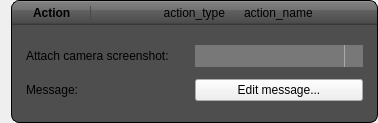
<?xml version="1.0" encoding="UTF-8"?>
<ui version="4.0">
 <class>FormActionPush</class>
 <widget class="QWidget" name="FormActionPush">
  <property name="geometry">
   <rect>
    <x>0</x>
    <y>0</y>
    <width>378</width>
    <height>123</height>
   </rect>
  </property>
  <property name="windowTitle">
   <string>Form</string>
  </property>
  <layout class="QVBoxLayout" name="verticalLayout">
   <property name="spacing">
    <number>0</number>
   </property>
   <property name="topMargin">
    <number>0</number>
   </property>
   <property name="rightMargin">
    <number>0</number>
   </property>
   <property name="bottomMargin">
    <number>0</number>
   </property>
   <item>
    <widget class="QFrame" name="frameHeader">
     <property name="styleSheet">
      <string notr="true">#frameHeader
{
	background: qlineargradient(x1: 0, y1: 0, x2: 0, y2: 1, stop: 0 #a6a6a6, stop: 0.08 #7f7f7f, stop: 0.39999 #717171, stop: 0.4 #626262, stop: 0.9 #4c4c4c, stop: 1 #333333);
	padding: 5px;
	border: 1px solid black;
	border-top-left-radius: 8px;
	border-top-right-radius: 8px;
	border-bottom: none;
}
#FormActionMail
{
	border: 1px solid black;
	border-radius: 8px;
}
#FormActionMail QLabel
{
	color: white;
}
#frameHeader #labelTitle
{
	font-weight: bold;
	padding-right: 15px;
	border: 1px solid rgb(75, 75, 75);
	border-top: none;
	border-bottom: none;
	border-left: none;
}
#frameContent
{
	background-color: rgb(78, 78, 78);
	padding: 5px;
	border: 1px solid black;
	border-top: none;
	border-bottom-right-radius: 8px;
	border-bottom-left-radius: 8px;
}
#frameContent .buttonStyled
{
	color: #333;
	border: 2px solid #555;
	border-radius: 11px;
	padding: 5px;
	background: qradialgradient(cx: 0.3, cy: -0.4, fx: 0.3, fy: -0.4, radius: 1.35, stop: 0 #fff, stop: 1 #888);
	min-width: 80px;
}
#frameContent .buttonStyled:hover
{
	background: qradialgradient(cx: 0.3, cy: -0.4, fx: 0.3, fy: -0.4, radius: 1.35, stop: 0 #fff, stop: 1 #bbb);
}
#frameContent .buttonStyled:pressed
{
	background: qradialgradient(cx: 0.4, cy: -0.1, fx: 0.4, fy: -0.1, radius: 1.35, stop: 0 #fff, stop: 1 #ddd);
}
#frameContent QComboBox
{
	border: none;
	background: rgb(120, 120, 120);
	padding: 3px;
}
#frameContent QComboBox:hover
{
	background: rgb(170, 170, 170);
}
#frameContent QComboBox::drop-down
{
	border: none;

	subcontrol-origin: padding;
    subcontrol-position: top right;
    width: 18px;

    border-left-width: 1px;
    border-left-color: darkgray;
    border-left-style: solid;
    border-top-right-radius: 3px;
    border-bottom-right-radius: 3px;
}
#frameContent QComboBox::down-arrow
{
	image: url(:/img/1downarrow.png);
}</string>
     </property>
     <property name="frameShape">
      <enum>QFrame::NoFrame</enum>
     </property>
     <property name="frameShadow">
      <enum>QFrame::Plain</enum>
     </property>
     <layout class="QHBoxLayout" name="horizontalLayout_4">
      <property name="leftMargin">
       <number>0</number>
      </property>
      <property name="topMargin">
       <number>0</number>
      </property>
      <property name="rightMargin">
       <number>0</number>
      </property>
      <property name="bottomMargin">
       <number>0</number>
      </property>
      <item>
       <layout class="QHBoxLayout" name="horizontalLayout">
        <item>
         <widget class="QLabel" name="label_2">
          <property name="sizePolicy">
           <sizepolicy hsizetype="Maximum" vsizetype="Preferred">
            <horstretch>0</horstretch>
            <verstretch>0</verstretch>
           </sizepolicy>
          </property>
          <property name="text">
           <string/>
          </property>
          <property name="pixmap">
           <pixmap resource="resources.qrc">:/img/icon_rule_mail.png</pixmap>
          </property>
         </widget>
        </item>
        <item>
         <widget class="QLabel" name="labelTitle">
          <property name="sizePolicy">
           <sizepolicy hsizetype="Maximum" vsizetype="Preferred">
            <horstretch>0</horstretch>
            <verstretch>0</verstretch>
           </sizepolicy>
          </property>
          <property name="text">
           <string>Action</string>
          </property>
         </widget>
        </item>
        <item>
         <widget class="QLabel" name="labelRuleType">
          <property name="text">
           <string>action_type</string>
          </property>
          <property name="alignment">
           <set>Qt::AlignRight|Qt::AlignTrailing|Qt::AlignVCenter</set>
          </property>
         </widget>
        </item>
        <item>
         <widget class="QLabel" name="label">
          <property name="sizePolicy">
           <sizepolicy hsizetype="Maximum" vsizetype="Preferred">
            <horstretch>0</horstretch>
            <verstretch>0</verstretch>
           </sizepolicy>
          </property>
          <property name="pixmap">
           <pixmap resource="resources.qrc">:/img/1rightarrow.png</pixmap>
          </property>
         </widget>
        </item>
        <item>
         <widget class="QLabel" name="labelRuleName">
          <property name="text">
           <string>action_name</string>
          </property>
         </widget>
        </item>
       </layout>
      </item>
     </layout>
    </widget>
   </item>
   <item>
    <widget class="QFrame" name="frameContent">
     <property name="sizePolicy">
      <sizepolicy hsizetype="Preferred" vsizetype="MinimumExpanding">
       <horstretch>0</horstretch>
       <verstretch>0</verstretch>
      </sizepolicy>
     </property>
     <property name="styleSheet">
      <string notr="true">#frameHeader
{
	background: qlineargradient(x1: 0, y1: 0, x2: 0, y2: 1, stop: 0 #a6a6a6, stop: 0.08 #7f7f7f, stop: 0.39999 #717171, stop: 0.4 #626262, stop: 0.9 #4c4c4c, stop: 1 #333333);
	padding: 5px;
	border: 1px solid black;
	border-top-left-radius: 8px;
	border-top-right-radius: 8px;
	border-bottom: none;
}
#FormActionMail
{
	border: 1px solid black;
	border-radius: 8px;
}
#FormActionMail QLabel
{
	color: white;
}
#frameHeader #labelTitle
{
	font-weight: bold;
	padding-right: 15px;
	border: 1px solid rgb(75, 75, 75);
	border-top: none;
	border-bottom: none;
	border-left: none;
}
#frameContent
{
	background-color: rgb(78, 78, 78);
	padding: 5px;
	border: 1px solid black;
	border-top: none;
	border-bottom-right-radius: 8px;
	border-bottom-left-radius: 8px;
}
#frameContent .buttonStyled
{
	color: #333;
	border: 2px solid #555;
	border-radius: 11px;
	padding: 5px;
	background: qradialgradient(cx: 0.3, cy: -0.4, fx: 0.3, fy: -0.4, radius: 1.35, stop: 0 #fff, stop: 1 #888);
	min-width: 80px;
}
#frameContent .buttonStyled:hover
{
	background: qradialgradient(cx: 0.3, cy: -0.4, fx: 0.3, fy: -0.4, radius: 1.35, stop: 0 #fff, stop: 1 #bbb);
}
#frameContent .buttonStyled:pressed
{
	background: qradialgradient(cx: 0.4, cy: -0.1, fx: 0.4, fy: -0.1, radius: 1.35, stop: 0 #fff, stop: 1 #ddd);
}
#frameContent QComboBox
{
	border: none;
	background: rgb(120, 120, 120);
	padding: 3px;
}
#frameContent QComboBox:hover
{
	background: rgb(170, 170, 170);
}
#frameContent QComboBox::drop-down
{
	border: none;

	subcontrol-origin: padding;
    subcontrol-position: top right;
    width: 18px;

    border-left-width: 1px;
    border-left-color: darkgray;
    border-left-style: solid;
    border-top-right-radius: 3px;
    border-bottom-right-radius: 3px;
}
#frameContent QComboBox::down-arrow
{
	image: url(:/img/1downarrow.png);
}</string>
     </property>
     <property name="frameShape">
      <enum>QFrame::StyledPanel</enum>
     </property>
     <property name="frameShadow">
      <enum>QFrame::Raised</enum>
     </property>
     <layout class="QHBoxLayout" name="horizontalLayout_5">
      <item>
       <layout class="QGridLayout" name="gridLayout">
        <property name="horizontalSpacing">
         <number>0</number>
        </property>
        <item row="0" column="0">
         <widget class="QLabel" name="label_11">
          <property name="text">
           <string>Attach camera screenshot:</string>
          </property>
         </widget>
        </item>
        <item row="1" column="1">
         <widget class="QPushButton" name="btEditMsg">
          <property name="text">
           <string>Edit message...</string>
          </property>
          <property name="class" stdset="0">
           <string>buttonStyled</string>
          </property>
         </widget>
        </item>
        <item row="0" column="1">
         <widget class="QComboBox" name="comboCamera"/>
        </item>
        <item row="1" column="0">
         <widget class="QLabel" name="label_13">
          <property name="text">
           <string>Message:</string>
          </property>
         </widget>
        </item>
       </layout>
      </item>
     </layout>
    </widget>
   </item>
  </layout>
 </widget>
 <resources>
  <include location="resources.qrc"/>
 </resources>
 <connections/>
</ui>
